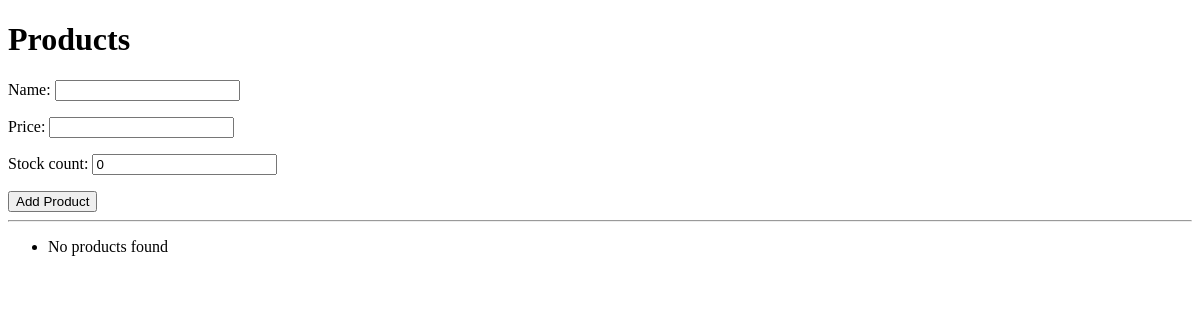
Before: /products/ with the older database file.
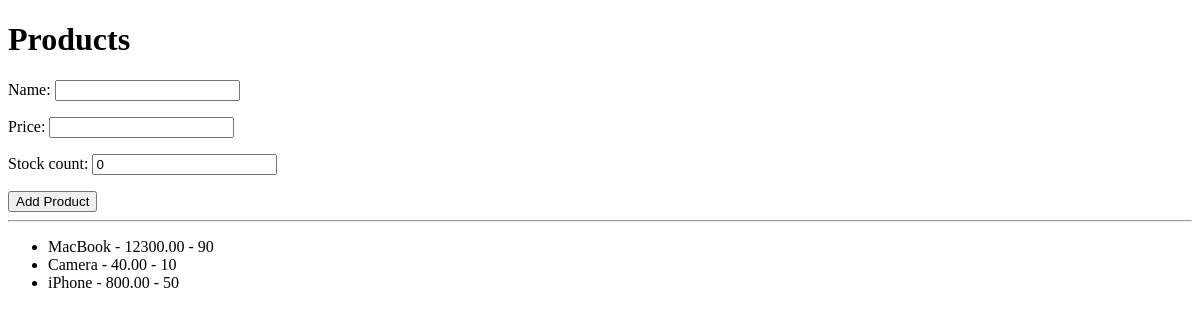
After: the same page with the newer database file.
### product/models.py (models this page shows, shortened)
class Product(models.Model):
    name = models.CharField(max_length=255)
    price = models.DecimalField(max_digits=10, decimal_places=2)
    stock_count = models.IntegerField(default=0)
    """
    Meta class is a Django class that is used to define metadata for the model.
    In models, the class Meta is used to define Model Meta options that change how the model interacts with
    the database and the Django admin interface.
    This is a Django constraint that is used to ensure that the price and stock count are always positive.
    """
    class Meta:
        constraints = [
            models.CheckConstraint(
                condition=models.Q(price__gte=0),
                name="price_gt_0",
            ),
            models.CheckConstraint(
                condition=models.Q(stock_count__gte=0),
                name="stock_count_gt_0",
            ),
        ]

### product/views.py (the view, shortened to what this page needs)
# urls.py: path('products/', views.products, name='products'),
def products(request):
    products = Product.objects.all()
    context = {
        'products': products,
        'form': ProductForm()
    }
    return render(request, 'products.html', context)

### product/forms.py (shortened to what this page needs)
class ProductForm(forms.ModelForm):
    class Meta:
        model = Product
        fields = ['name', 'price', 'stock_count']

### product/templates/products.html (shortened to what this page needs)
{% extends 'base.html' %}
{% block content %}
<h1>Products</h1>
<form method="POST">
    {{ form.as_p }}
    <button type="submit">Add Product</button>
</form>
<hr>
<ul>
    {% for product in products %}
    <li>{{ product.name }} - {{ product.price }} - {{ product.stock_count }}
    {% empty %}
        <li>No products found</li>
    {% endfor %}
</ul>
{% endblock %}

### product/templates/base.html (shortened to what this page needs)
<!DOCTYPE html>
<html lang="en">
<head>
</head>
<body>
    {% block content %}{% endblock %}
</body>
</html>

Changed rows visible on the page:
added Product: name "MacBook", price "12300.00", stock_count "90"
added Product: name "Camera", price "40.00", stock_count "10"
added Product: name "iPhone", price "800.00", stock_count "50"
Other visible differences:
text no longer shown: "No products found"
